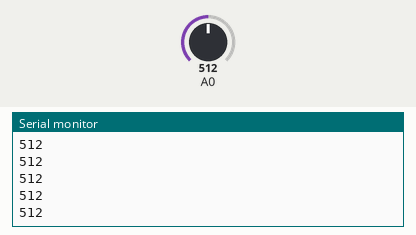
Recording of a sketch running on a simulated Arduino Uno, built with avr-gcc and run on an emulated ATmega328P. On the bench: the last lines printed to the serial monitor. Inputs (shaded band) come from the test bench; at power-on: A0 = 512.

Above: at 1.2 s.
1.3 s: A0 set to 716
At 1.32 s:
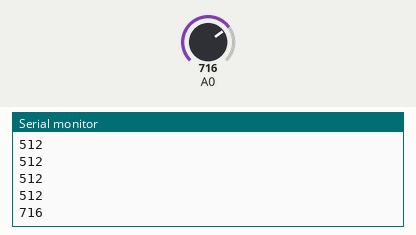
2.8 s: A0 set to 900
At 2.83 s:
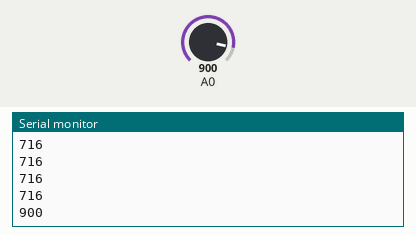
Timing chart, 0 to 5.8 s (numbered marks = the images above; inputs shaded):
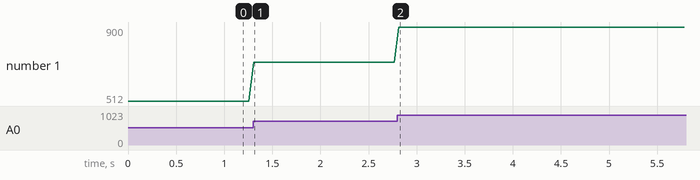

The sketch:

PulseOx_Arduino.ino
```cpp
#include <math.h>

//--GLOBAL VARIABLES--
//int IR = 3;

void setup() {
  //pinMode(IR, OUTPUT);     //set IR pin to output
  //digitalWrite(IR, HIGH);  //turn off IR LED
  Serial.begin(9600);
}

void loop() {
  int irOut;
  irOut = analogRead(0);
  Serial.println(irOut);
  delay(50);
}
```

Measured:
- after the input at 1.3 s, the serial monitor: prints a new line at once (image 1)
- after the input at 2.8 s, the serial monitor: prints a new line at once (image 2)
- plotted number 1: 512 → 716 after the input at 1.3 s, 716 → 900 after the input at 2.8 s
